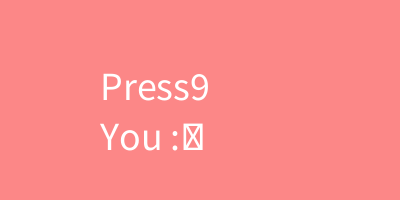
Frame 1 (no input)
Frame 60 (the mouse pressed at the canvas centre just before this capture): identical to frame 1, image omitted
Frame 120 (the mouse held since frame 60 and released just before this capture): identical to frame 1, image omitted

The Processing sketch that drew this single still picture (run headless with seeded random() and noise(); from frame 60 on, the mouse is pressed at the canvas centre):

// Processing sketch: week17_3
// ── week17_3.pde
void setup(){
  size(400,200);
  textSize(40);
}
char c='9';
String ans="abcdefghijlmnopqrstuvwxyzABCDEFGHIJKLMNOPQRSTUVWXYZ";
int win=0;
void draw(){
  background(#FC8787);
  text("Press"+c,100,100);
  text("You :"+key,100,150);
  if( c==key ) win=1;
  else win=0;
  
  if(win==1){
    text("You Win!",100,50);
    int i=int(random(26+26));
    c=ans.charAt(i);
  }
}
